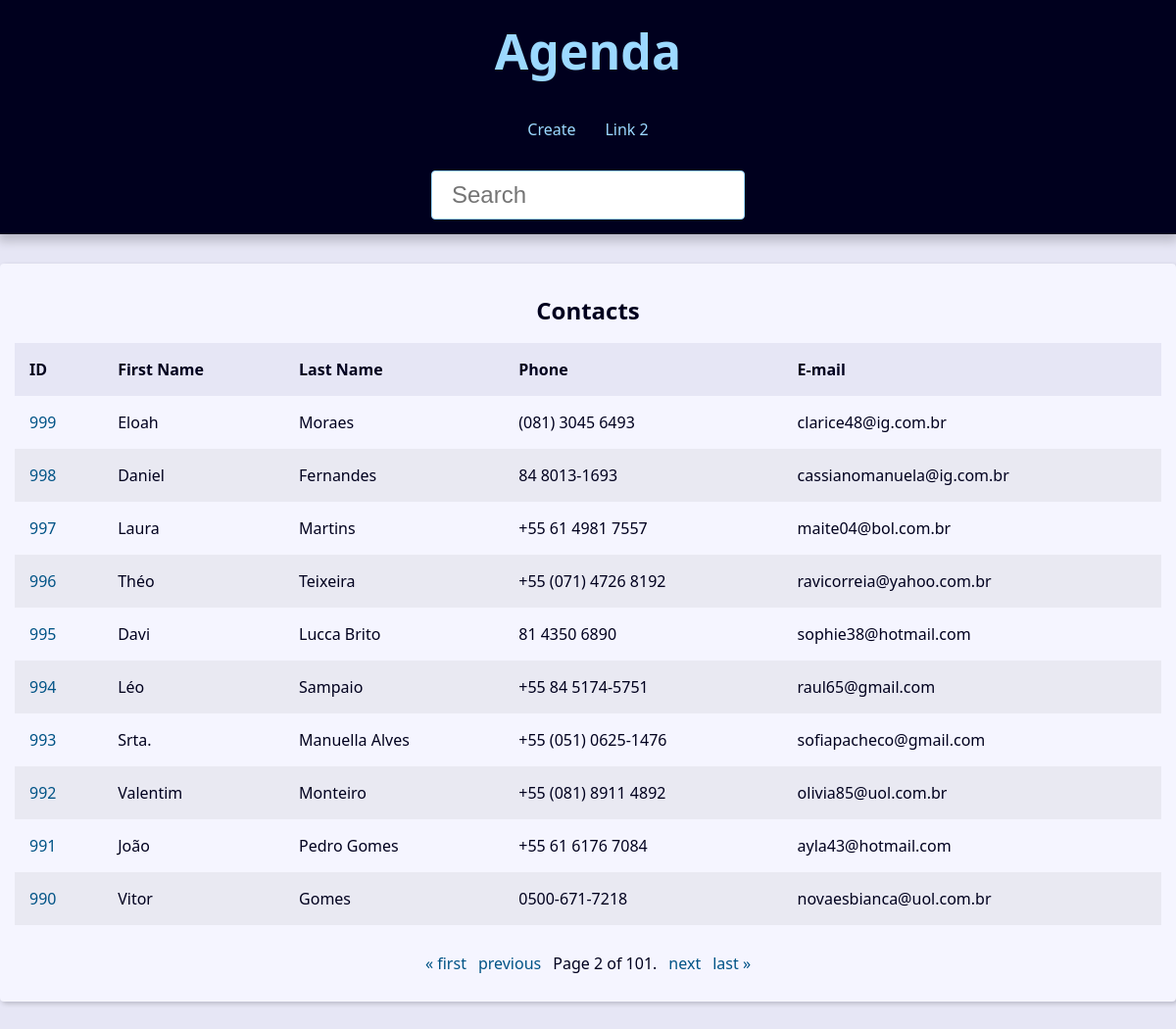
The page /?page=2&q= on the database its author committed.
### contact/models.py (models this page shows, shortened)
class Contact(models.Model):
    first_name = models.CharField(max_length=50,)
    last_name = models.CharField(max_length=50, blank=True)
    phone = models.CharField(max_length=50, verbose_name='Telefone')
    email = models.EmailField(max_length=25,  blank=True)
    created_date = models.DateTimeField(default=timezone.now)
    description = models.TextField(blank=True)
    show =  models.BooleanField(default=True)
    picture = models.ImageField(blank=True, upload_to='pictures/%Y/%m/')
    category = models.ForeignKey(
        Category,
        on_delete=models.SET_NULL,
        blank=True, null=True
    )
    owner = models.ForeignKey(
        User,
        on_delete=models.SET_NULL,
        blank=True, null=True
    )

### contact/views/contact_views.py (the view)
# urls.py: path('', views.index, name='index'),
def index(request):
    contacts = Contact.objects \
        .filter(show=True)\
        .order_by('-id')
    paginator = Paginator(contacts, 10)
    page_number = request.GET.get("page")
    page_obj = paginator.get_page(page_number)
    context = {
        'page_obj': page_obj,
        'site_title': 'Contatos - '
    }
    return render(
        request,
        'contact/index.html',
        context
    )

### contact/templates/contact/index.html
{% extends "global/base.html" %}
{% block content %}
{% if page_obj %}
        <div class="responsive-table">
            <table class="contacts-table">
                <caption class="table-caption">
                    Contacts
                </caption>
                <thead>
                    <tr class="table-row table-row-header">
                        <th class="table-header">ID</th>
                        <th class="table-header">First Name</th>
                        <th class="table-header">Last Name</th>
                        <th class="table-header">Phone</th>
                        <th class="table-header">E-mail</th>
                    </tr>
                </thead>
                <tbody>
                    {% for contact in page_obj %}
                        <tr class="table-row">
                            <td class="table-cel">
                                <a
                                    href="{% url "contact:contact" contact.id %}"
                                    class="table-link">
                                    {{ contact.id }}
                                </a>
                            </td>
                            <td class="table-cel">
                                {{ contact.first_name }}
                            </td>
                            <td class="table-cel">
                                {{ contact.last_name }}
                            </td>
                            <td class="table-cel">
                                {{ contact.phone }}
                            </td>
                            <td class="table-cel">
                                {{ contact.email }}
                            </td>
                        </tr>
                    {% endfor %}
                </tbody>
            </table>
        </div>
{% else %}
<div class="single-contact">
    <h1 class="single-contact-name">
        Nenhum contato encontrado
    </h1>
</div>
{% endif %}
{% endblock content %}

### base_static/global/css/style.css (style rules this page uses)
:root { --spacing: 1.5rem; --link-dark-color: rgb(0, 83, 134); --link-light-color: rgb(156, 217, 255); --clr-white: rgb(245, 245, 255); --clr-black: rgb(0, 0, 30); --clr-light-gray: rgb(230, 230, 245); --clr-dark-shadow-5: rgba(0, 0, 10, 5%); --clr-dark-shadow-10: rgba(0, 0, 10, 10%); --clr-dark-shadow-20: rgba(0, 0, 10, 20%); --clr-light-shadow-5: rgba(200, 200, 255, 5%); --clr-light-shadow-10: rgba(200, 200, 255, 10%); --clr-light-shadow-20: rgba(200, 200, 255, 20%); --main-page-width: 120rem; --table-min-width: 60rem; --biggest-font-size: 5rem; --bigger-font-size: 4rem; --big-font-size: 3.2rem; --medium-font-size: 2.4rem; --small-font-size: 1.6rem; --smaller-font-size: 1.4rem; --smallest-font-size: 1.2rem; --transition-fast: 300ms; --transition-medium: 600ms; --transition-slow: 1s; --default-border-radius: 4px; }
*, *::before, *::after { margin: 0; padding: 0; box-sizing: border-box; }
html { font-size: 62.5%; }
body { font-family: system-ui, -apple-system, BlinkMacSystemFont, 'Segoe UI', Roboto, Oxygen, Ubuntu, Cantarell, 'Open Sans', 'Helvetica Neue', sans-serif; line-height: 1.5; font-size: var(--small-font-size); color: var(--clr-black); -webkit-font-smoothing: antialiased; background: var(--clr-light-gray); }
.responsive-table { width: 100%; overflow-x: auto; }
.contacts-table { width: 100%; min-width: var(--table-min-width); border-collapse: collapse; }
.table-caption { font-size: var(--medium-font-size); font-weight: bold; padding: var(--spacing); }
.table-row { text-align: left; text-overflow: ellipsis; transition: background-color var(--transition-fast) ease-in-out; }
.table-row:nth-of-type(2n) { background: var(--clr-dark-shadow-5); }
.table-row-header { background: var(--clr-light-gray); color: var(--clr-black); }
.table-cel, .table-header { padding: var(--spacing); }
.table-link { color: var(--link-dark-color); transition: color var(--transition-fast) ease-in-out; text-decoration: none; }

### rows shown on the page
Contact: id "999", first_name "Eloah", last_name "Moraes", phone "(081) 3045 6493", email "clarice48@ig.com.br"
Contact: id "998", first_name "Daniel", last_name "Fernandes", phone "84 8013-1693", email "cassianomanuela@ig.com.br"
Contact: id "997", first_name "Laura", last_name "Martins", phone "+55 61 4981 7557", email "maite04@bol.com.br"
Contact: id "996", first_name "Théo", last_name "Teixeira", phone "+55 (071) 4726 8192", email "ravicorreia@yahoo.com.br"
Contact: id "995", first_name "Davi", last_name "Lucca Brito", phone "81 4350 6890", email "sophie38@hotmail.com"
Contact: id "994", first_name "Léo", last_name "Sampaio", phone "+55 84 5174-5751", email "raul65@gmail.com"
Contact: id "993", first_name "Srta.", last_name "Manuella Alves", phone "+55 (051) 0625-1476", email "sofiapacheco@gmail.com"
Contact: id "992", first_name "Valentim", last_name "Monteiro", phone "+55 (081) 8911 4892", email "olivia85@uol.com.br"
Contact: id "991", first_name "João", last_name "Pedro Gomes", phone "+55 61 6176 7084", email "ayla43@hotmail.com"
Contact: id "990", first_name "Vitor", last_name "Gomes", phone "0500-671-7218", email "novaesbianca@uol.com.br"

### other values the page prints
{{ page_obj.number }} "2"
{{ page_obj.paginator.num_pages }} "101"
